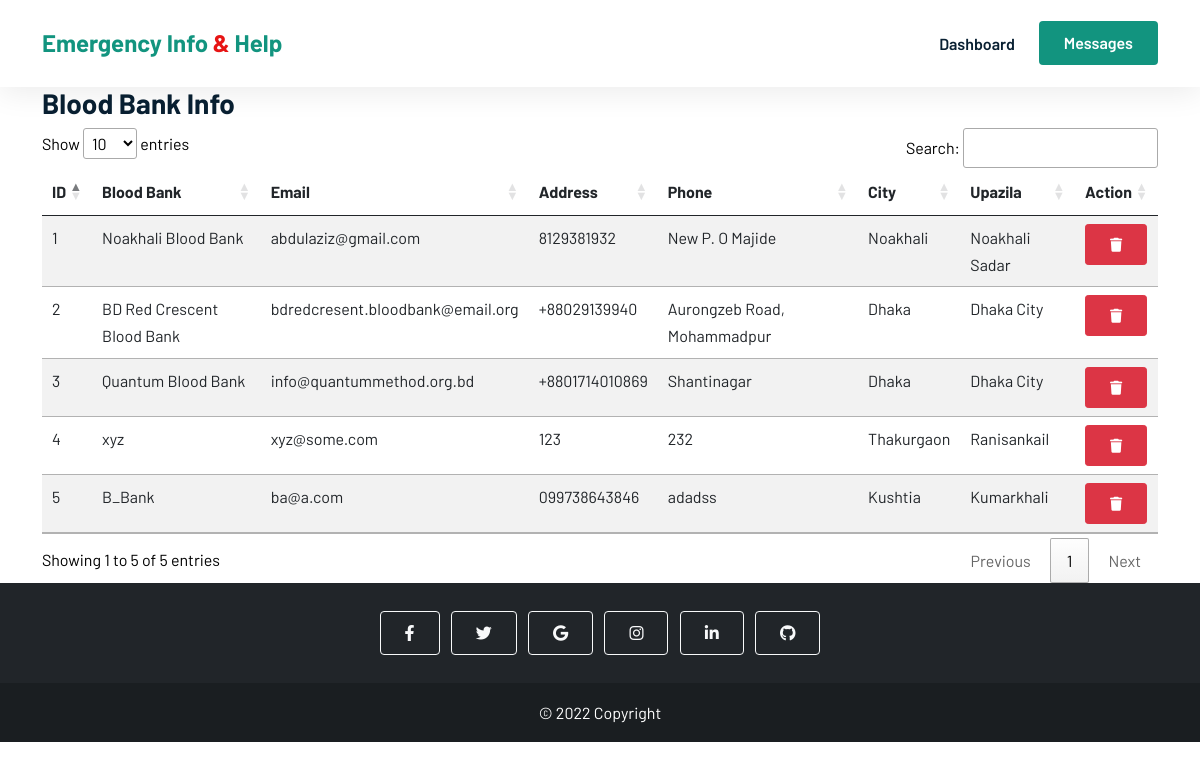
Screenshot of /admin/blood_bank_info.php (signed in) with the database file from the repository.
### tables this page shows
CREATE TABLE `blood_bank` (
  `id` int(255) NOT NULL,
  `bank_name` varchar(255) NOT NULL,
  `email` varchar(32) NOT NULL,
  `phone` varchar(32) NOT NULL,
  `address` varchar(255) NOT NULL,
  `division` varchar(32) NOT NULL,
  `city` varchar(32) NOT NULL,
  `upazila` varchar(32) NOT NULL,
  `aviable_a_positive` int(5) NOT NULL,
  `aviable_a_negative` int(5) NOT NULL,
  `aviable_b_positive` int(5) NOT NULL,
  `aviable_b_negative` int(5) NOT NULL,
  `aviable_ab_positive` int(5) NOT NULL,
  `aviable_ab_negative` int(5) NOT NULL,
  `aviable_o_positive` int(5) NOT NULL,
  `aviable_o_negative` int(5) NOT NULL,
  `status` varchar(255) NOT NULL,
  `user_name` varchar(32) DEFAULT NULL,
  `password` varchar(32) DEFAULT NULL
);

### admin/blood_bank_info.php (the view, shortened to what this page needs)
<?php
include_once './admin_includes/db.php';
$sql = "SELECT * FROM `blood_bank`";
$results = $con->query($sql);
?>
<!DOCTYPE html>
<html lang="en">
<head>
    <link href="https://cdn.jsdelivr.net/npm/bootstrap@5.0.2/dist/css/bootstrap.min.css" rel="stylesheet" />
    <link rel="stylesheet" href="https://cdnjs.cloudflare.com/ajax/libs/font-awesome/6.1.1/css/all.min.css" />
    <link rel="stylesheet" href="//cdn.datatables.net/1.12.1/css/jquery.dataTables.min.css">
    <link rel="stylesheet" href="../css/style.css" />
</head>
<body>
    <header class="sticky-top">
        <nav class="navbar navbar-expand-lg  bg-white">
            <div class="container">
                <a class="navbar-brand" href="./admin_dashboard.php">Emergency Info <span>&</span> Help</a>
                <div class="collapse navbar-collapse" id="navbarNavDropdown">
                    <ul class="navbar-nav ms-auto">
                        <li class="nav-item">
                            <a class="nav-link" aria-current="page" href="./admin_dashboard.php">Dashboard</a>
                        </li>
                    </ul>
                    <a href="messages.php" class="btn btn-brand ms-lg-3">Messages</a>
                </div>
            </div>
        </nav>
    </header>
    <main>
        <div class="container">
            <h3>Blood Bank Info</h3>
            <div>
                <table class="table table-striped" id="messages">
                    <thead>
                        <tr>
                            <th scope="col">ID</th>
                            <th scope="col">Blood Bank</th>
                            <th scope="col">Email</th>
                            <th scope="col">Address</th>
                            <th scope="col">Phone</th>
                            <th scope="col">City</th>
                            <th scope="col">Upazila</th>
                            <th scope="col">Action</th>
                        </tr>
                    </thead>
                    <tbody>
                        <?php while ($row = $results->fetch_assoc()) : ?>
                            <tr>
                                <td><?php echo $row['id'] ?></td>
                                <td><?php echo $row['bank_name']?></td>
                                <td><?php echo $row['email'] ?></td>
                                <td><?php echo $row['phone'] ?></td>
                                <td><?php echo $row['address'] ?></td>
                                <td><?php echo $row['city'] ?></td>
                                <td><?php echo $row['upazila'] ?></td>
                                <td>
                                    <button class='delete btn btn-sm btn-danger' id="<?php echo $row['id'] ?>"><i class=" fa-solid fa-trash"></i></button>
                                </td>
                            </tr>
                        <?php endwhile ?>
                    </tbody>
                </table>
            </div>
        </div>
    </main>
    <footer class="bg-dark text-center text-white">
        <div class="container p-4 pb-0">
            <section class="mb-4">
                <a class="btn btn-outline-light btn-floating m-1" href="#!" role="button"><i class="fab fa-facebook-f"></i></a>
                <a class="btn btn-outline-light btn-floating m-1" href="#!" role="button"><i class="fab fa-twitter"></i></a>
                <a class="btn btn-outline-light btn-floating m-1" href="#!" role="button"><i class="fab fa-google"></i></a>
                <a class="btn btn-outline-light btn-floating m-1" href="#!" role="button"><i class="fab fa-instagram"></i></a>
                <a class="btn btn-outline-light btn-floating m-1" href="#!" role="button"><i class="fab fa-linkedin-in"></i></a>
                <a class="btn btn-outline-light btn-floating m-1" href="#!" role="button"><i class="fab fa-github"></i></a>
            </section>
        </div>
        <div class="text-center p-3 footer-last">
            © 2022 Copyright
        </div>
    </footer>
</body>
</html>

### css/style.css (style rules this page uses)
* { margin: 0; padding: 0; box-sizing: border-box; list-style: none; }
html, body { font-family: "Barlow", sans-serif; line-height: 1.7; color: black; max-width: 100%; scroll-behavior: smooth; }
h1, h2, h3, h4, h5, h6 { font-weight: 700 !important; color: #092032; }
.navbar-nav .nav-link { color: #092032; text-decoration: none; transition: all 0.4s ease; font-weight: 600; }
a { color: #092032; text-decoration: none; }
.navbar { box-shadow: 0px 6px 30px rgba(0, 0, 0, 0.08); z-index: 1; padding: 1.5% 0; }
.navbar .navbar-brand { font-weight: 700; font-size: 24px; color: #12947f; }
.navbar-brand span { color: #e71414; }
.btn { padding: 9px 24px; font-weight: 600; }
.btn-brand { color: white; background-color: #12947f; }
.footer-last { background-color: rgba(0, 0, 0, 0.2); }
a { color: black; }

### rows the page displays
blood_bank: id "1", bank_name "Noakhali Blood Bank", email "abdulaziz@gmail.com", phone "8129381932", address "New P. O Majide", city "Noakhali", upazila "Noakhali Sadar"
blood_bank: id "2", bank_name "BD Red Crescent Blood Bank", email "bdredcresent.bloodbank@email.org", phone "+88029139940", address "Aurongzeb Road, Mohammadpur", city "Dhaka", upazila "Dhaka City"
blood_bank: id "3", bank_name "Quantum Blood Bank", email "info@quantummethod.org.bd", phone "+8801714010869", address "Shantinagar", city "Dhaka", upazila "Dhaka City"
blood_bank: id "4", bank_name "xyz", email "xyz@some.com", phone "123", address "232", city "Thakurgaon", upazila "Ranisankail"
blood_bank: id "5", bank_name "B_Bank", email "ba@a.com", phone "099738643846", address "adadss", city "Kushtia", upazila "Kumarkhali"
